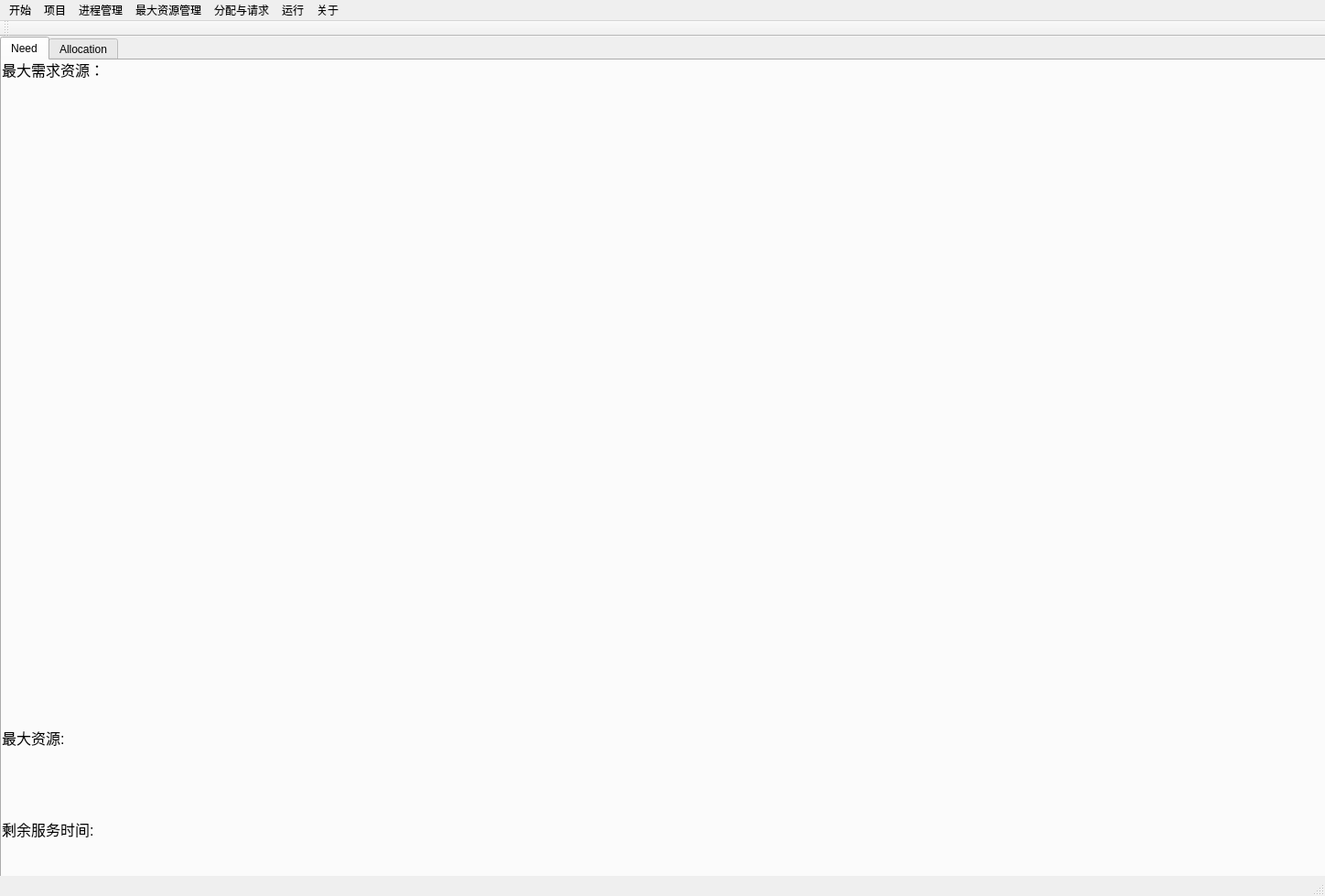
<?xml version="1.0" encoding="UTF-8"?>
<ui version="4.0">
 <class>QTtry1Class</class>
 <widget class="QMainWindow" name="QTtry1Class">
  <property name="geometry">
   <rect>
    <x>0</x>
    <y>0</y>
    <width>1448</width>
    <height>979</height>
   </rect>
  </property>
  <property name="windowTitle">
   <string>QTtry1</string>
  </property>
  <widget class="QWidget" name="centralWidget">
   <widget class="QTabWidget" name="tabWidget">
    <property name="geometry">
     <rect>
      <x>0</x>
      <y>0</y>
      <width>1920</width>
      <height>1440</height>
     </rect>
    </property>
    <property name="currentIndex">
     <number>0</number>
    </property>
    <widget class="QWidget" name="MaxAndNeed">
     <attribute name="title">
      <string>Need</string>
     </attribute>
     <widget class="QLabel" name="label_3">
      <property name="geometry">
       <rect>
        <x>0</x>
        <y>0</y>
        <width>121</width>
        <height>20</height>
       </rect>
      </property>
      <property name="font">
       <font>
        <pointsize>12</pointsize>
       </font>
      </property>
      <property name="text">
       <string>最大需求资源：</string>
      </property>
     </widget>
     <widget class="QLabel" name="label">
      <property name="geometry">
       <rect>
        <x>0</x>
        <y>730</y>
        <width>90</width>
        <height>20</height>
       </rect>
      </property>
      <property name="font">
       <font>
        <pointsize>12</pointsize>
       </font>
      </property>
      <property name="text">
       <string>最大资源:</string>
      </property>
     </widget>
     <widget class="QLabel" name="label_2">
      <property name="geometry">
       <rect>
        <x>0</x>
        <y>830</y>
        <width>101</width>
        <height>20</height>
       </rect>
      </property>
      <property name="font">
       <font>
        <pointsize>12</pointsize>
       </font>
      </property>
      <property name="text">
       <string>剩余服务时间:</string>
      </property>
     </widget>
    </widget>
    <widget class="QWidget" name="Allocation">
     <attribute name="title">
      <string>Allocation</string>
     </attribute>
     <widget class="QLabel" name="label_4">
      <property name="geometry">
       <rect>
        <x>0</x>
        <y>0</y>
        <width>91</width>
        <height>20</height>
       </rect>
      </property>
      <property name="font">
       <font>
        <pointsize>12</pointsize>
       </font>
      </property>
      <property name="text">
       <string>已分配资源:</string>
      </property>
     </widget>
     <widget class="QLabel" name="label_5">
      <property name="geometry">
       <rect>
        <x>0</x>
        <y>630</y>
        <width>91</width>
        <height>20</height>
       </rect>
      </property>
      <property name="font">
       <font>
        <pointsize>12</pointsize>
       </font>
      </property>
      <property name="text">
       <string>现有资源:</string>
      </property>
     </widget>
     <widget class="QLabel" name="label_6">
      <property name="geometry">
       <rect>
        <x>70</x>
        <y>720</y>
        <width>91</width>
        <height>20</height>
       </rect>
      </property>
      <property name="font">
       <font>
        <pointsize>12</pointsize>
       </font>
      </property>
      <property name="text">
       <string>请求资源:</string>
      </property>
     </widget>
     <widget class="QSpinBox" name="needid">
      <property name="geometry">
       <rect>
        <x>30</x>
        <y>720</y>
        <width>42</width>
        <height>22</height>
       </rect>
      </property>
     </widget>
     <widget class="QLabel" name="label_7">
      <property name="geometry">
       <rect>
        <x>0</x>
        <y>720</y>
        <width>31</width>
        <height>20</height>
       </rect>
      </property>
      <property name="font">
       <font>
        <pointsize>12</pointsize>
       </font>
      </property>
      <property name="text">
       <string>进程</string>
      </property>
     </widget>
    </widget>
   </widget>
  </widget>
  <widget class="QMenuBar" name="menuBar">
   <property name="geometry">
    <rect>
     <x>0</x>
     <y>0</y>
     <width>1448</width>
     <height>22</height>
    </rect>
   </property>
   <widget class="QMenu" name="start">
    <property name="title">
     <string>开始</string>
    </property>
    <addaction name="newProject"/>
    <addaction name="fromExcel"/>
   </widget>
   <widget class="QMenu" name="Project">
    <property name="title">
     <string>项目</string>
    </property>
    <addaction name="newResource"/>
    <addaction name="fillAll"/>
   </widget>
   <widget class="QMenu" name="Run">
    <property name="title">
     <string>运行</string>
    </property>
    <addaction name="run"/>
   </widget>
   <widget class="QMenu" name="Process">
    <property name="title">
     <string>进程管理</string>
    </property>
    <addaction name="fillAllBlank1"/>
    <addaction name="createRProcess"/>
    <addaction name="createBProcess"/>
    <addaction name="fillAll1"/>
    <addaction name="createTime"/>
   </widget>
   <widget class="QMenu" name="Now">
    <property name="title">
     <string>最大资源管理</string>
    </property>
    <addaction name="fillAllBlank2"/>
    <addaction name="fillAll2"/>
   </widget>
   <widget class="QMenu" name="menu_Allocation">
    <property name="title">
     <string>分配与请求</string>
    </property>
    <addaction name="createAllocation"/>
    <addaction name="createRequest"/>
   </widget>
   <widget class="QMenu" name="menu">
    <property name="title">
     <string>关于</string>
    </property>
    <addaction name="help"/>
   </widget>
   <addaction name="start"/>
   <addaction name="Project"/>
   <addaction name="Process"/>
   <addaction name="Now"/>
   <addaction name="menu_Allocation"/>
   <addaction name="Run"/>
   <addaction name="menu"/>
  </widget>
  <widget class="QToolBar" name="mainToolBar">
   <attribute name="toolBarArea">
    <enum>TopToolBarArea</enum>
   </attribute>
   <attribute name="toolBarBreak">
    <bool>false</bool>
   </attribute>
  </widget>
  <widget class="QStatusBar" name="statusBar"/>
  <action name="newProject">
   <property name="text">
    <string>新建项目</string>
   </property>
  </action>
  <action name="fillAllBlank">
   <property name="text">
    <string>随机填充空白数据</string>
   </property>
  </action>
  <action name="action_2">
   <property name="text">
    <string>新建进程</string>
   </property>
  </action>
  <action name="action_3">
   <property name="text">
    <string>新建资源列</string>
   </property>
  </action>
  <action name="newProcess">
   <property name="text">
    <string>随机生成新进程</string>
   </property>
  </action>
  <action name="blankProcess">
   <property name="text">
    <string>创建空白进程</string>
   </property>
  </action>
  <action name="newResource">
   <property name="checkable">
    <bool>false</bool>
   </property>
   <property name="enabled">
    <bool>true</bool>
   </property>
   <property name="text">
    <string>加入新资源</string>
   </property>
   <property name="visible">
    <bool>true</bool>
   </property>
  </action>
  <action name="fromExcel">
   <property name="text">
    <string>从excel导入</string>
   </property>
  </action>
  <action name="fillAll">
   <property name="text">
    <string>随机生成初始数据</string>
   </property>
  </action>
  <action name="run">
   <property name="text">
    <string>执行银行家算法</string>
   </property>
  </action>
  <action name="fillNow">
   <property name="text">
    <string>随机生成当前资源</string>
   </property>
  </action>
  <action name="fillAllBlank1">
   <property name="text">
    <string>随机填充空白数据</string>
   </property>
  </action>
  <action name="createRProcess">
   <property name="text">
    <string>随机生成新进程</string>
   </property>
  </action>
  <action name="createBProcess">
   <property name="text">
    <string>创建空白进程</string>
   </property>
  </action>
  <action name="fillAllBlank2">
   <property name="text">
    <string>随机填充空白数据</string>
   </property>
  </action>
  <action name="fillAll2">
   <property name="text">
    <string>随机生成初始数据</string>
   </property>
  </action>
  <action name="fillAll1">
   <property name="text">
    <string>随机生成初始数据</string>
   </property>
  </action>
  <action name="createAllocation">
   <property name="text">
    <string>随机生成分配方案</string>
   </property>
  </action>
  <action name="action">
   <property name="text">
    <string>随机生成请求向量</string>
   </property>
  </action>
  <action name="createRequest">
   <property name="text">
    <string>随机生成请求向量</string>
   </property>
  </action>
  <action name="createTime">
   <property name="text">
    <string>随机生成剩余服务时间</string>
   </property>
  </action>
  <action name="help">
   <property name="text">
    <string>帮助</string>
   </property>
  </action>
 </widget>
 <layoutdefault spacing="6" margin="11"/>
 <resources>
  <include location="QTtry1.qrc"/>
 </resources>
 <connections/>
</ui>
